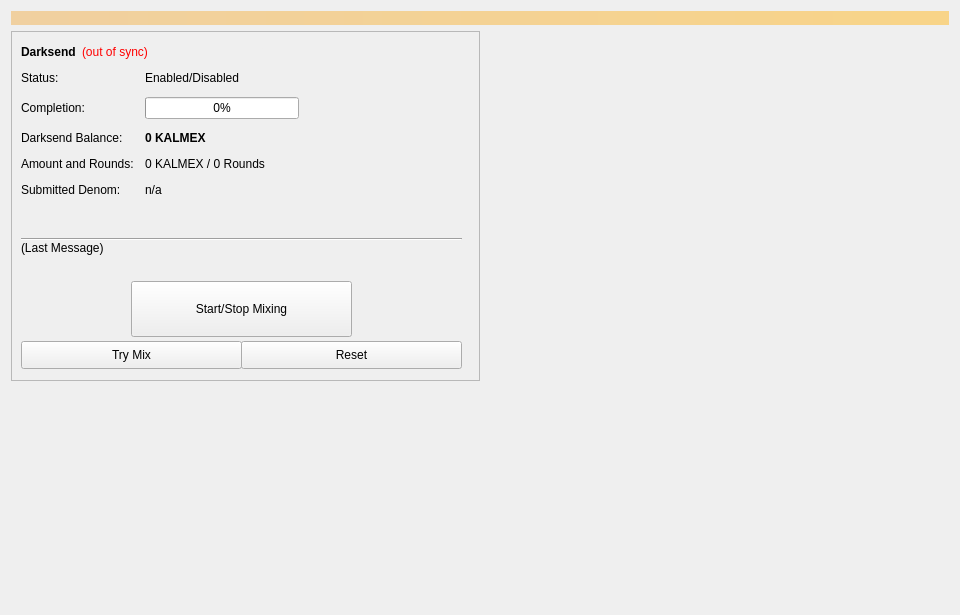
<?xml version="1.0" encoding="UTF-8"?>
<ui version="4.0">
 <class>Coinmix</class>
 <widget class="QWidget" name="Coinmix">
  <property name="geometry">
   <rect>
    <x>0</x>
    <y>0</y>
    <width>960</width>
    <height>615</height>
   </rect>
  </property>
  <property name="minimumSize">
   <size>
    <width>960</width>
    <height>0</height>
   </size>
  </property>
  <property name="windowTitle">
   <string>Form</string>
  </property>
  <layout class="QVBoxLayout" name="topLayout">
   <item>
    <widget class="QLabel" name="labelAlerts">
     <property name="visible">
      <bool>false</bool>
     </property>
     <property name="styleSheet">
      <string notr="true">background-color: qlineargradient(x1: 0, y1: 0, x2: 1, y2: 0, stop:0 #F0D0A0, stop:1 #F8D488); color:#000000;</string>
     </property>
     <property name="wordWrap">
      <bool>true</bool>
     </property>
     <property name="margin">
      <number>3</number>
     </property>
    </widget>
   </item>
   <item>
    <layout class="QHBoxLayout" name="horizontalLayout" stretch="1,1">
     <item>
      <layout class="QVBoxLayout" name="verticalLayout_2">
       <item>
        <widget class="QFrame" name="frameDarksend">
         <property name="minimumSize">
          <size>
           <width>0</width>
           <height>350</height>
          </size>
         </property>
         <property name="layoutDirection">
          <enum>Qt::LeftToRight</enum>
         </property>
         <property name="frameShape">
          <enum>QFrame::StyledPanel</enum>
         </property>
         <property name="frameShadow">
          <enum>QFrame::Raised</enum>
         </property>
         <widget class="QWidget" name="formLayoutWidget">
          <property name="geometry">
           <rect>
            <x>10</x>
            <y>40</y>
            <width>451</width>
            <height>161</height>
           </rect>
          </property>
          <layout class="QFormLayout" name="formLayout">
           <property name="fieldGrowthPolicy">
            <enum>QFormLayout::AllNonFixedFieldsGrow</enum>
           </property>
           <property name="horizontalSpacing">
            <number>11</number>
           </property>
           <property name="verticalSpacing">
            <number>12</number>
           </property>
           <item row="0" column="0">
            <widget class="QLabel" name="label_6">
             <property name="text">
              <string>Status:</string>
             </property>
            </widget>
           </item>
           <item row="1" column="0">
            <widget class="QLabel" name="label_7">
             <property name="text">
              <string>Completion:</string>
             </property>
            </widget>
           </item>
           <item row="1" column="1">
            <widget class="QProgressBar" name="DarksendProgress">
             <property name="maximumSize">
              <size>
               <width>154</width>
               <height>16777215</height>
              </size>
             </property>
             <property name="value">
              <number>0</number>
             </property>
            </widget>
           </item>
           <item row="2" column="0">
            <widget class="QLabel" name="labelAnonymizedText">
             <property name="text">
              <string>Darksend Balance:</string>
             </property>
            </widget>
           </item>
           <item row="2" column="1">
            <widget class="QLabel" name="labelAnonymized">
             <property name="font">
              <font>
               <weight>75</weight>
               <bold>true</bold>
              </font>
             </property>
             <property name="text">
              <string notr="true">0 KALMEX</string>
             </property>
            </widget>
           </item>
           <item row="3" column="0">
            <widget class="QLabel" name="label_8">
             <property name="text">
              <string>Amount and Rounds:</string>
             </property>
            </widget>
           </item>
           <item row="3" column="1">
            <widget class="QLabel" name="labelAmountRounds">
             <property name="text">
              <string>0 KALMEX / 0 Rounds</string>
             </property>
            </widget>
           </item>
           <item row="4" column="0">
            <widget class="QLabel" name="label_9">
             <property name="text">
              <string>Submitted Denom:</string>
             </property>
            </widget>
           </item>
           <item row="4" column="1">
            <widget class="QLabel" name="labelSubmittedDenom">
             <property name="toolTip">
              <string>The denominations you submitted to the Masternode.&lt;br&gt;To mix, other users must submit the exact same denominations.</string>
             </property>
             <property name="text">
              <string>n/a</string>
             </property>
            </widget>
           </item>
           <item row="0" column="1">
            <widget class="QLabel" name="DarksendEnabled">
             <property name="text">
              <string>Enabled/Disabled</string>
             </property>
            </widget>
           </item>
          </layout>
         </widget>
         <widget class="QPushButton" name="runAutoDenom">
          <property name="geometry">
           <rect>
            <x>251</x>
            <y>17</y>
            <width>1</width>
            <height>1</height>
           </rect>
          </property>
          <property name="palette">
           <palette>
            <active>
             <colorrole role="WindowText">
              <brush brushstyle="SolidPattern">
               <color alpha="255">
                <red>0</red>
                <green>0</green>
                <blue>0</blue>
               </color>
              </brush>
             </colorrole>
             <colorrole role="Button">
              <brush brushstyle="SolidPattern">
               <color alpha="255">
                <red>239</red>
                <green>238</green>
                <blue>238</blue>
               </color>
              </brush>
             </colorrole>
             <colorrole role="Light">
              <brush brushstyle="SolidPattern">
               <color alpha="255">
                <red>255</red>
                <green>255</green>
                <blue>255</blue>
               </color>
              </brush>
             </colorrole>
             <colorrole role="Midlight">
              <brush brushstyle="SolidPattern">
               <color alpha="255">
                <red>247</red>
                <green>246</green>
                <blue>246</blue>
               </color>
              </brush>
             </colorrole>
             <colorrole role="Dark">
              <brush brushstyle="SolidPattern">
               <color alpha="255">
                <red>119</red>
                <green>119</green>
                <blue>119</blue>
               </color>
              </brush>
             </colorrole>
             <colorrole role="Mid">
              <brush brushstyle="SolidPattern">
               <color alpha="255">
                <red>159</red>
                <green>159</green>
                <blue>159</blue>
               </color>
              </brush>
             </colorrole>
             <colorrole role="Text">
              <brush brushstyle="SolidPattern">
               <color alpha="255">
                <red>0</red>
                <green>0</green>
                <blue>0</blue>
               </color>
              </brush>
             </colorrole>
             <colorrole role="BrightText">
              <brush brushstyle="SolidPattern">
               <color alpha="255">
                <red>255</red>
                <green>255</green>
                <blue>255</blue>
               </color>
              </brush>
             </colorrole>
             <colorrole role="ButtonText">
              <brush brushstyle="SolidPattern">
               <color alpha="255">
                <red>0</red>
                <green>0</green>
                <blue>0</blue>
               </color>
              </brush>
             </colorrole>
             <colorrole role="Base">
              <brush brushstyle="SolidPattern">
               <color alpha="255">
                <red>255</red>
                <green>255</green>
                <blue>255</blue>
               </color>
              </brush>
             </colorrole>
             <colorrole role="Window">
              <brush brushstyle="SolidPattern">
               <color alpha="255">
                <red>239</red>
                <green>238</green>
                <blue>238</blue>
               </color>
              </brush>
             </colorrole>
             <colorrole role="Shadow">
              <brush brushstyle="SolidPattern">
               <color alpha="255">
                <red>0</red>
                <green>0</green>
                <blue>0</blue>
               </color>
              </brush>
             </colorrole>
             <colorrole role="AlternateBase">
              <brush brushstyle="SolidPattern">
               <color alpha="255">
                <red>247</red>
                <green>246</green>
                <blue>246</blue>
               </color>
              </brush>
             </colorrole>
             <colorrole role="ToolTipBase">
              <brush brushstyle="SolidPattern">
               <color alpha="255">
                <red>255</red>
                <green>255</green>
                <blue>220</blue>
               </color>
              </brush>
             </colorrole>
             <colorrole role="ToolTipText">
              <brush brushstyle="SolidPattern">
               <color alpha="255">
                <red>0</red>
                <green>0</green>
                <blue>0</blue>
               </color>
              </brush>
             </colorrole>
            </active>
            <inactive>
             <colorrole role="WindowText">
              <brush brushstyle="SolidPattern">
               <color alpha="255">
                <red>0</red>
                <green>0</green>
                <blue>0</blue>
               </color>
              </brush>
             </colorrole>
             <colorrole role="Button">
              <brush brushstyle="SolidPattern">
               <color alpha="255">
                <red>239</red>
                <green>238</green>
                <blue>238</blue>
               </color>
              </brush>
             </colorrole>
             <colorrole role="Light">
              <brush brushstyle="SolidPattern">
               <color alpha="255">
                <red>255</red>
                <green>255</green>
                <blue>255</blue>
               </color>
              </brush>
             </colorrole>
             <colorrole role="Midlight">
              <brush brushstyle="SolidPattern">
               <color alpha="255">
                <red>247</red>
                <green>246</green>
                <blue>246</blue>
               </color>
              </brush>
             </colorrole>
             <colorrole role="Dark">
              <brush brushstyle="SolidPattern">
               <color alpha="255">
                <red>119</red>
                <green>119</green>
                <blue>119</blue>
               </color>
              </brush>
             </colorrole>
             <colorrole role="Mid">
              <brush brushstyle="SolidPattern">
               <color alpha="255">
                <red>159</red>
                <green>159</green>
                <blue>159</blue>
               </color>
              </brush>
             </colorrole>
             <colorrole role="Text">
              <brush brushstyle="SolidPattern">
               <color alpha="255">
                <red>0</red>
                <green>0</green>
                <blue>0</blue>
               </color>
              </brush>
             </colorrole>
             <colorrole role="BrightText">
              <brush brushstyle="SolidPattern">
               <color alpha="255">
                <red>255</red>
                <green>255</green>
                <blue>255</blue>
               </color>
              </brush>
             </colorrole>
             <colorrole role="ButtonText">
              <brush brushstyle="SolidPattern">
               <color alpha="255">
                <red>0</red>
                <green>0</green>
                <blue>0</blue>
               </color>
              </brush>
             </colorrole>
             <colorrole role="Base">
              <brush brushstyle="SolidPattern">
               <color alpha="255">
                <red>255</red>
                <green>255</green>
                <blue>255</blue>
               </color>
              </brush>
             </colorrole>
             <colorrole role="Window">
              <brush brushstyle="SolidPattern">
               <color alpha="255">
                <red>239</red>
                <green>238</green>
                <blue>238</blue>
               </color>
              </brush>
             </colorrole>
             <colorrole role="Shadow">
              <brush brushstyle="SolidPattern">
               <color alpha="255">
                <red>0</red>
                <green>0</green>
                <blue>0</blue>
               </color>
              </brush>
             </colorrole>
             <colorrole role="AlternateBase">
              <brush brushstyle="SolidPattern">
               <color alpha="255">
                <red>247</red>
                <green>246</green>
                <blue>246</blue>
               </color>
              </brush>
             </colorrole>
             <colorrole role="ToolTipBase">
              <brush brushstyle="SolidPattern">
               <color alpha="255">
                <red>255</red>
                <green>255</green>
                <blue>220</blue>
               </color>
              </brush>
             </colorrole>
             <colorrole role="ToolTipText">
              <brush brushstyle="SolidPattern">
               <color alpha="255">
                <red>0</red>
                <green>0</green>
                <blue>0</blue>
               </color>
              </brush>
             </colorrole>
            </inactive>
            <disabled>
             <colorrole role="WindowText">
              <brush brushstyle="SolidPattern">
               <color alpha="255">
                <red>119</red>
                <green>119</green>
                <blue>119</blue>
               </color>
              </brush>
             </colorrole>
             <colorrole role="Button">
              <brush brushstyle="SolidPattern">
               <color alpha="255">
                <red>239</red>
                <green>238</green>
                <blue>238</blue>
               </color>
              </brush>
             </colorrole>
             <colorrole role="Light">
              <brush brushstyle="SolidPattern">
               <color alpha="255">
                <red>255</red>
                <green>255</green>
                <blue>255</blue>
               </color>
              </brush>
             </colorrole>
             <colorrole role="Midlight">
              <brush brushstyle="SolidPattern">
               <color alpha="255">
                <red>247</red>
                <green>246</green>
                <blue>246</blue>
               </color>
              </brush>
             </colorrole>
             <colorrole role="Dark">
              <brush brushstyle="SolidPattern">
               <color alpha="255">
                <red>119</red>
                <green>119</green>
                <blue>119</blue>
               </color>
              </brush>
             </colorrole>
             <colorrole role="Mid">
              <brush brushstyle="SolidPattern">
               <color alpha="255">
                <red>159</red>
                <green>159</green>
                <blue>159</blue>
               </color>
              </brush>
             </colorrole>
             <colorrole role="Text">
              <brush brushstyle="SolidPattern">
               <color alpha="255">
                <red>119</red>
                <green>119</green>
                <blue>119</blue>
               </color>
              </brush>
             </colorrole>
             <colorrole role="BrightText">
              <brush brushstyle="SolidPattern">
               <color alpha="255">
                <red>255</red>
                <green>255</green>
                <blue>255</blue>
               </color>
              </brush>
             </colorrole>
             <colorrole role="ButtonText">
              <brush brushstyle="SolidPattern">
               <color alpha="255">
                <red>119</red>
                <green>119</green>
                <blue>119</blue>
               </color>
              </brush>
             </colorrole>
             <colorrole role="Base">
              <brush brushstyle="SolidPattern">
               <color alpha="255">
                <red>239</red>
                <green>238</green>
                <blue>238</blue>
               </color>
              </brush>
             </colorrole>
             <colorrole role="Window">
              <brush brushstyle="SolidPattern">
               <color alpha="255">
                <red>239</red>
                <green>238</green>
                <blue>238</blue>
               </color>
              </brush>
             </colorrole>
             <colorrole role="Shadow">
              <brush brushstyle="SolidPattern">
               <color alpha="255">
                <red>0</red>
                <green>0</green>
                <blue>0</blue>
               </color>
              </brush>
             </colorrole>
             <colorrole role="AlternateBase">
              <brush brushstyle="SolidPattern">
               <color alpha="255">
                <red>239</red>
                <green>238</green>
                <blue>238</blue>
               </color>
              </brush>
             </colorrole>
             <colorrole role="ToolTipBase">
              <brush brushstyle="SolidPattern">
               <color alpha="255">
                <red>255</red>
                <green>255</green>
                <blue>220</blue>
               </color>
              </brush>
             </colorrole>
             <colorrole role="ToolTipText">
              <brush brushstyle="SolidPattern">
               <color alpha="255">
                <red>0</red>
                <green>0</green>
                <blue>0</blue>
               </color>
              </brush>
             </colorrole>
            </disabled>
           </palette>
          </property>
          <property name="focusPolicy">
           <enum>Qt::NoFocus</enum>
          </property>
          <property name="autoFillBackground">
           <bool>true</bool>
          </property>
          <property name="text">
           <string/>
          </property>
          <property name="flat">
           <bool>true</bool>
          </property>
         </widget>
         <widget class="QPushButton" name="toggleDarksend">
          <property name="geometry">
           <rect>
            <x>120</x>
            <y>250</y>
            <width>221</width>
            <height>56</height>
           </rect>
          </property>
          <property name="sizePolicy">
           <sizepolicy hsizetype="MinimumExpanding" vsizetype="Fixed">
            <horstretch>0</horstretch>
            <verstretch>0</verstretch>
           </sizepolicy>
          </property>
          <property name="text">
           <string>Start/Stop Mixing</string>
          </property>
         </widget>
         <widget class="Line" name="lineLastMessage">
          <property name="geometry">
           <rect>
            <x>10</x>
            <y>200</y>
            <width>441</width>
            <height>16</height>
           </rect>
          </property>
          <property name="orientation">
           <enum>Qt::Horizontal</enum>
          </property>
         </widget>
         <widget class="QLabel" name="DarksendStatus">
          <property name="geometry">
           <rect>
            <x>10</x>
            <y>210</y>
            <width>451</width>
            <height>43</height>
           </rect>
          </property>
          <property name="minimumSize">
           <size>
            <width>288</width>
            <height>43</height>
           </size>
          </property>
          <property name="text">
           <string>(Last Message)</string>
          </property>
          <property name="alignment">
           <set>Qt::AlignLeading|Qt::AlignLeft|Qt::AlignTop</set>
          </property>
          <property name="wordWrap">
           <bool>true</bool>
          </property>
         </widget>
         <widget class="QPushButton" name="DarksendAuto">
          <property name="geometry">
           <rect>
            <x>10</x>
            <y>310</y>
            <width>221</width>
            <height>28</height>
           </rect>
          </property>
          <property name="sizePolicy">
           <sizepolicy hsizetype="MinimumExpanding" vsizetype="Fixed">
            <horstretch>0</horstretch>
            <verstretch>0</verstretch>
           </sizepolicy>
          </property>
          <property name="toolTip">
           <string>Try to manually submit a Darksend request.</string>
          </property>
          <property name="text">
           <string>Try Mix</string>
          </property>
         </widget>
         <widget class="QPushButton" name="DarksendReset">
          <property name="geometry">
           <rect>
            <x>230</x>
            <y>310</y>
            <width>221</width>
            <height>28</height>
           </rect>
          </property>
          <property name="sizePolicy">
           <sizepolicy hsizetype="MinimumExpanding" vsizetype="Fixed">
            <horstretch>0</horstretch>
            <verstretch>0</verstretch>
           </sizepolicy>
          </property>
          <property name="toolTip">
           <string>Reset the current status of Darksend (can interrupt Darksend if it's in the process of Mixing, which can cost you money!)</string>
          </property>
          <property name="autoFillBackground">
           <bool>false</bool>
          </property>
          <property name="text">
           <string>Reset</string>
          </property>
         </widget>
         <widget class="QWidget" name="layoutWidget">
          <property name="geometry">
           <rect>
            <x>10</x>
            <y>10</y>
            <width>431</width>
            <height>22</height>
           </rect>
          </property>
          <layout class="QHBoxLayout" name="horizontalLayout_5">
           <item>
            <widget class="QLabel" name="label_2">
             <property name="font">
              <font>
               <weight>75</weight>
               <bold>true</bold>
              </font>
             </property>
             <property name="text">
              <string>Darksend</string>
             </property>
            </widget>
           </item>
           <item>
            <widget class="QLabel" name="labelDarksendSyncStatus">
             <property name="toolTip">
              <string>The displayed information may be out of date. Your wallet automatically synchronizes with the KALMEX network after a connection is established, but this process has not completed yet.</string>
             </property>
             <property name="styleSheet">
              <string notr="true">QLabel { color: red; }</string>
             </property>
             <property name="text">
              <string notr="true">(out of sync)</string>
             </property>
             <property name="alignment">
              <set>Qt::AlignLeading|Qt::AlignLeft|Qt::AlignVCenter</set>
             </property>
            </widget>
           </item>
           <item>
            <spacer name="horizontalSpacer_4">
             <property name="orientation">
              <enum>Qt::Horizontal</enum>
             </property>
             <property name="sizeHint" stdset="0">
              <size>
               <width>40</width>
               <height>20</height>
              </size>
             </property>
            </spacer>
           </item>
          </layout>
         </widget>
        </widget>
       </item>
       <item>
        <spacer name="verticalSpacer">
         <property name="orientation">
          <enum>Qt::Vertical</enum>
         </property>
         <property name="sizeHint" stdset="0">
          <size>
           <width>20</width>
           <height>40</height>
          </size>
         </property>
        </spacer>
       </item>
      </layout>
     </item>
     <item>
      <layout class="QVBoxLayout" name="verticalLayout_3">
       <item>
        <spacer name="verticalSpacer_2">
         <property name="orientation">
          <enum>Qt::Vertical</enum>
         </property>
         <property name="sizeType">
          <enum>QSizePolicy::Expanding</enum>
         </property>
         <property name="sizeHint" stdset="0">
          <size>
           <width>20</width>
           <height>40</height>
          </size>
         </property>
        </spacer>
       </item>
      </layout>
     </item>
    </layout>
   </item>
  </layout>
 </widget>
 <resources/>
 <connections/>
</ui>
